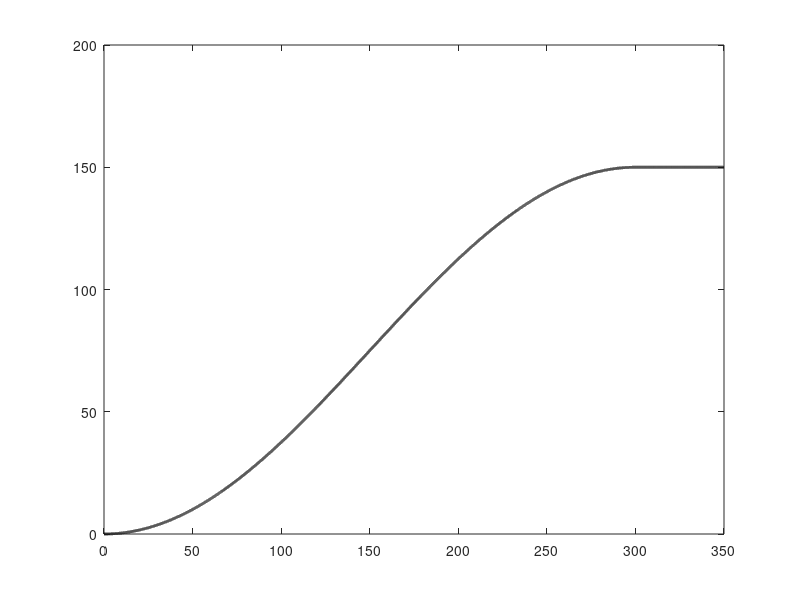

MATLAB code to generate this figure: (Note: this script raises an error after producing the figure.)
%% =========================================================
%  E-COMPRESSOR DYNAMIC TORQUE & POWER ANALYSIS
%  ---------------------------------------------------------
%  Section 4.5 — Power and Torque requirements
%
%  Spool-up from 0 → N_max = 150 000 rpm in t_spool = 0.3 s.
%  Speed profile: s-curve (sinusoidal / raised-cosine ramp).
%  Aerodynamic model: Euler turbomachinery equation (Eq. 4.6.7–4.6.9).
%  Two inertia cases (Section 4.5.2.5):
%    Case 1 — Impeller only      (I_total = I_impeller)
%    Case 2 — Impeller + 1×extra (I_total = 2 × I_impeller)
% =========================================================
 
clear; clc; close all;
 
%% ── 1. SYSTEM PARAMETERS ─────────────────────────────────
%  All values taken from Tables 1 and 2 of the thesis.
 
% Impeller geometry
r2         = 31.58e-3;           % [m]      impeller outlet radius  (Table 2)
sigma_s    = 0.8;                % [-]      slip factor             (Table 2)
 
% Inertia  (Section 4.5.2.2, Eq. 4.6.4)
I_impeller = 3.5275e-5;          % [kg·m²]  impeller inertia from CAD model
 
% Design-speed targets
N_max      = 150000;             % [rpm]    peak rotational speed   (Table 2)
omega_max  = N_max * (2*pi/60);  % [rad/s]  = 15 708 rad/s
 
% Spool-up specification
t_spool    = 0.3;                % [s]      0 → N_max  (chosen value)
 
% Steady-state aerodynamic shaft power (corrected for bearing losses)
%   The shaft power the PMSM must supply includes bearing friction.
%   Bearing efficiency η_bearing = 0.99  (Section 4.5.2.3, Eq. 4.6.10).
%   P_aero,ss below is the PMSM shaft power = P_aero / η_bearing.
eta_bearing = 0.99;              % [-]      bearing efficiency
P_aero_fluid = 42084;           % [W]      aerodynamic power delivered to fluid
P_aero_ss    = P_aero_fluid / eta_bearing;  % [W]  total shaft power incl. bearing losses
% Note: P_aero_ss ≈ 42 509 W.
 
% Known steady-state mass flow rate  (Section 4.5.2.3, Eq. 4.6.8)
m_dot_ss   = 0.2535;             % [kg/s]
 
% Time vector
dt   = 1e-5;                     % [s]   time step
t    = 0 : dt : t_spool + 0.05;  % [s]   run a little beyond spool-up
 
%% ── 2. SPEED PROFILE — S-CURVE  (Section 4.5.2.1, Eq. 4.6.5) ────────────
%
%  ω(t) = (ω_max / 2) · [1 − cos(π·t / t_spool)]   for 0 ≤ t ≤ t_spool
%  ω(t) = ω_max                                      for t  > t_spool
%
%  This is the standard sinusoidal / raised-cosine ramp used in industrial
%  servo drives; it guarantees zero acceleration at both endpoints,
%  minimising jerk and avoiding current spikes in the drive electronics.
 
omega          = zeros(size(t));
idx_ramp       = t <= t_spool;
omega(idx_ramp)  = (omega_max/2) .* (1 - cos(pi .* t(idx_ramp) ./ t_spool));
omega(~idx_ramp) = omega_max;
 
% Angular acceleration  α(t) = dω/dt  (Eq. 4.6.5)
%   Analytical expression:  α(t) = (π·ω_max)/(2·t_spool) · sin(π·t/t_spool)
%   Computed analytically inside the ramp window; forced to zero afterwards
%   to avoid numerical artefacts from the gradient function at the kink.
alpha              = zeros(size(t));
alpha(idx_ramp)    = (pi * omega_max) / (2 * t_spool) .* sin(pi .* t(idx_ramp) ./ t_spool);
% α = 0 for t > t_spool  (already initialised to zero)
 
N_rpm = omega * (60 / (2*pi));   % [rpm]  for plotting
 
%% ── 3. AERODYNAMIC TORQUE & POWER  (Section 4.5.2.3, Eq. 4.6.7–4.6.11) ──
%
%  Starting point: Euler turbomachinery equation.
%  For a radial impeller with no inlet pre-swirl (C_u1 = 0), the Euler
%  specific work is (Eq. 4.6.7):
%
%    w_Euler(ω) = σ_s · U₂(ω)² = σ_s · (ω · r₂)²          [J/kg]
%
%  Mass flow scales linearly with tip speed — constant flow coefficient
%  Φ = C_m/U₂  (Eq. 4.6.8):
%
%    ṁ(ω) = ṁ_ss · (ω / ω_max)                             [kg/s]
%
%  Aerodynamic shaft power  P = ṁ · w_Euler  (Eq. 4.6.9):
%
%    P_aero(ω) = ṁ_ss · σ_s · r₂² · ω³ / ω_max             [W]
%
%  Corrected for bearing losses  (Eq. 4.6.10):
%
%    P_motor,aero(ω) = P_aero(ω) / η_bearing
%
%  Aerodynamic torque  T = P / ω  (Eq. 4.6.11):
%
%    T_aero(ω) = ṁ_ss · σ_s · r₂² · ω² / ω_max   ∝  ω²     [N·m]
%
%  Note: the ω³ power / ω² torque results look like the fan-affinity laws
%  but are derived from Euler mechanics — valid for a compressible fluid
%  (PR = 3.2) where the affinity laws would not apply.
 
% Euler specific work cross-check
w_euler_ss_kinematic = sigma_s * (omega_max * r2)^2;  % from velocity triangles
w_euler_ss_energy    = P_aero_fluid / m_dot_ss;       % from energy balance P/m_dot
 
fprintf('=== Euler model cross-check ===\n');
fprintf('  m_dot_ss                             : %.4f  kg/s\n',  m_dot_ss);
fprintf('  w_Euler,ss  (velocity triangles)     : %.1f  J/kg\n', w_euler_ss_kinematic);
fprintf('  w_Euler,ss  (energy balance P/m_dot) : %.1f  J/kg\n', w_euler_ss_energy);
fprintf('  Discrepancy                          : %.1f %%\n',    ...
        100*abs(w_euler_ss_kinematic - w_euler_ss_energy)/w_euler_ss_energy);
fprintf('  P_aero (fluid)                       : %.1f  W\n',    P_aero_fluid);
fprintf('  P_aero,ss  (shaft incl. bearings)    : %.1f  W\n\n',  P_aero_ss);
 
% Speed-dependent aerodynamic quantities
m_dot   = m_dot_ss .* (omega ./ omega_max);                     % [kg/s]  Eq. 4.6.8
w_euler = sigma_s .* (omega .* r2).^2;                          % [J/kg]  Eq. 4.6.7
P_aero  = (m_dot .* w_euler) ./ eta_bearing;                    % [W]     Eq. 4.6.9+4.6.10
 
T_aero  = zeros(size(omega));                                    % [N·m]   Eq. 4.6.11
T_aero(omega > 0) = P_aero(omega > 0) ./ omega(omega > 0);
 
% Verify boundary condition
fprintf('=== Verification at ω_max ===\n');
fprintf('  P_aero,ss  (input)      : %.1f  W\n', P_aero_ss);
fprintf('  P_aero(ω_max) (calc)    : %.1f  W\n', P_aero(end));
fprintf('  T_aero,ss  (calc)       : %.2f  N·m\n\n', T_aero(end));
 
%% ── 4. INERTIA TORQUE — TWO CASES  (Section 4.5.2.5, Table 1) ───────────
%
%  Case 1: Impeller only          I_total = I_impeller
%  Case 2: Impeller + 1× extra    I_total = 2 × I_impeller
%           (rotor inertia ≈ I_impeller — see sensitivity study)
%
%  T_inertia(t) = I_total · α(t)   (Eq. 4.6.6)
 
I_cases = [1, 2] * I_impeller;           % [kg·m²]  total inertia per case
case_labels = {"Impeller only", ...
               "Impeller + 1\times extra rotor"};
colors  = ["#0072BD", "#D95319"];        % blue, orange — matches thesis figures
 
T_inertia = cell(1, 2);
T_total   = cell(1, 2);
P_total   = cell(1, 2);
 
fprintf('=== Peak values per inertia case ===\n');
for k = 1:2
    T_inertia{k} = I_cases(k) .* alpha;                % [N·m]  Eq. 4.6.6
    T_total{k}   = T_inertia{k} + T_aero;              % [N·m]  Eq. 4.6.12
    P_total{k}   = T_total{k}  .* omega;               % [W]    Eq. 4.6.13
 
    [pk_Ti, ~]  = max(T_inertia{k});
    [pk_Tt, ~]  = max(T_total{k});
    [pk_P,  ~]  = max(P_total{k});
 
    fprintf('  %s  (I = %.4e kg·m²)\n', case_labels{k}, I_cases(k));
    fprintf('    Peak inertia torque  : %6.2f  N·m\n', pk_Ti);
    fprintf('    Peak total torque    : %6.2f  N·m\n', pk_Tt);
    fprintf('    Peak shaft power     : %6.1f  W  (%5.1f kW)\n\n', pk_P, pk_P/1e3);
end
 
%% ── 5. PLOTS ─────────────────────────────────────────────
%  Six separate figures matching Section 4.5 of the thesis:
%    Fig 16 — Rotor speed
%    Fig 17 — Angular acceleration
%    Fig 18 — Inertia torque (two cases)
%    Fig 19 — (System sketch — not reproduced here)
%    Fig 20 — Aerodynamic (flow) torque
%    Fig 21 — Total required torque (two cases)
%    Fig 22 — Total required shaft power (two cases)
 
t_ms   = t * 1e3;                      % [ms]  time axis for all plots
xlims  = [0, (t_spool + 0.03)*1e3];   % shared x-range
FW = 560;  FH = 420;                   % figure size [px]
fsAxis  = 12;  fsTitle = 13;           % font sizes (fsTitle kept for compatibility)
fsAnnot = 12;                          % annotation font size (increased)
LW      = 2.0;                         % line width
 
% ── Fig 16 · Rotor speed ──────────────────────────────────
figure('Name','Fig 16 – Rotor speed', 'Position',[50 620 FW FH], 'Color','w');
plot(t_ms, N_rpm/1e3, 'k', 'LineWidth', LW);
hold on;
xline(t_spool*1e3, '--r', 't_{spool}', ...
      'LabelVerticalAlignment','bottom', 'FontSize', fsAxis-1);
% Annotation at t_spool
[~, idx_sp] = min(abs(t - t_spool));
plot(t_ms(idx_sp), N_rpm(idx_sp)/1e3, 'ok', 'MarkerFaceColor','k', 'MarkerSize',7);
text(t_ms(idx_sp), N_rpm(idx_sp)/1e3, ...
     sprintf('%.0f krpm  ', N_rpm(idx_sp)/1e3), ...
     'FontSize', fsAnnot, 'VerticalAlignment','bottom', 'HorizontalAlignment','right');
xlabel('Time  (ms)',    'FontSize', fsAxis);
ylabel('Speed  (krpm)', 'FontSize', fsAxis);
grid on;  box on;  set(gca,'FontSize', fsAxis);  xlim(xlims);
ylim([0, N_max/1e3 * 1.20]);   % 20% headroom above max speed
 
% ── Fig 17 · Angular acceleration ─────────────────────────
figure('Name','Fig 17 – Angular acceleration', 'Position',[630 620 FW FH], 'Color','w');
plot(t_ms, alpha/1e3, 'k', 'LineWidth', LW);
hold on;
xline(t_spool*1e3, '--r', 't_{spool}', ...
      'LabelVerticalAlignment','bottom', 'FontSize', fsAxis-1);
% Peak annotation
[pk_alpha, idx_alpha] = max(alpha);
plot(t_ms(idx_alpha), pk_alpha/1e3, 'ok', 'MarkerFaceColor','k', 'MarkerSize',7);
text(t_ms(idx_alpha), pk_alpha/1e3, ...
     sprintf('  %.1f krad/s²', pk_alpha/1e3), ...
     'FontSize', fsAnnot, 'VerticalAlignment','bottom');
xlabel('Time  (ms)',         'FontSize', fsAxis);
ylabel('\alpha  (krad/s²)',  'FontSize', fsAxis);
grid on;  box on;  set(gca,'FontSize', fsAxis);  xlim(xlims);
 
% ── Fig 18 · Inertia torque ───────────────────────────────
figure('Name','Fig 18 – Inertia torque', 'Position',[50 150 FW FH], 'Color','w');
hold on;
pk_Ti_all = zeros(1,2);
for k = 1:2
    plot(t_ms, T_inertia{k}, 'Color', colors(k), ...
         'LineWidth', LW, 'DisplayName', case_labels{k});
    [pk_Ti, idx_Ti] = max(T_inertia{k});
    pk_Ti_all(k) = pk_Ti;
    plot(t_ms(idx_Ti), pk_Ti, 'o', 'MarkerSize',7, ...
         'MarkerFaceColor', colors(k), 'MarkerEdgeColor', colors(k), ...
         'HandleVisibility','off');
    % Place label above the peak marker, inside the expanded y-axis
    text(t_ms(idx_Ti), pk_Ti, sprintf('  %.2f N·m', pk_Ti), ...
         'FontSize', fsAnnot, 'Color', colors(k), 'VerticalAlignment','bottom');
end
xline(t_spool*1e3, '--r', 't_{spool}', ...
      'LabelVerticalAlignment','bottom', 'FontSize', fsAxis-1);
xlabel('Time  (ms)',         'FontSize', fsAxis);
ylabel('T_{inertia}  (N·m)', 'FontSize', fsAxis);
grid on;  box on;  set(gca,'FontSize', fsAxis);  xlim(xlims);
ylim([0, max(pk_Ti_all) * 1.20]);   % 20% headroom so labels are never clipped
lg = legend('Location','northwest','FontSize',9,'Box','on','NumColumns',1,'Interpreter','tex');
lg.ItemTokenSize = [15, 8];
 
% ── Fig 20 · Aerodynamic torque ───────────────────────────
figure('Name','Fig 20 – Aerodynamic torque', 'Position',[630 150 FW FH], 'Color','w');
plot(t_ms, T_aero, 'Color','#7E2F8E', 'LineWidth', LW);
hold on;
xline(t_spool*1e3, '--r', 't_{spool}', ...
      'LabelVerticalAlignment','bottom', 'FontSize', fsAxis-1);
% Annotate steady-state value — placed to the LEFT of the marker to avoid right-edge clipping
plot(t_ms(idx_sp), T_aero(idx_sp), 'o', 'MarkerSize',7, ...
     'MarkerFaceColor','#7E2F8E', 'MarkerEdgeColor','#7E2F8E');
text(t_ms(idx_sp), T_aero(idx_sp), ...
     sprintf('T_{aero,ss} = %.2f N·m  ', T_aero(idx_sp)), ...
     'FontSize', fsAnnot, 'Color','#7E2F8E', ...
     'VerticalAlignment','bottom', 'HorizontalAlignment','right');
xlabel('Time  (ms)',      'FontSize', fsAxis);
ylabel('T_{aero}  (N·m)', 'FontSize', fsAxis);
grid on;  box on;  set(gca,'FontSize', fsAxis);  xlim(xlims);
ylim([0, T_aero(end) * 1.20]);   % 20% headroom
 
% ── Fig 21 · Total required torque ────────────────────────
figure('Name','Fig 21 – Total required torque', 'Position',[1210 620 FW FH], 'Color','w');
hold on;
pk_Tt_all = zeros(1,2);
for k = 1:2
    plot(t_ms, T_total{k}, 'Color', colors(k), ...
         'LineWidth', LW, 'DisplayName', case_labels{k});
    [pk_Tt, idx_Tt] = max(T_total{k});
    pk_Tt_all(k) = pk_Tt;
    plot(t_ms(idx_Tt), pk_Tt, 'o', 'MarkerSize',7, ...
         'MarkerFaceColor', colors(k), 'MarkerEdgeColor', colors(k), ...
         'HandleVisibility','off');
    % Place label above the peak marker, inside the expanded y-axis
    text(t_ms(idx_Tt), pk_Tt, sprintf('  %.2f N·m', pk_Tt), ...
         'FontSize', fsAnnot, 'Color', colors(k), 'VerticalAlignment','bottom');
end
xline(t_spool*1e3, '--r', 't_{spool}', ...
      'LabelVerticalAlignment','bottom', 'FontSize', fsAxis-1);
xlabel('Time  (ms)',       'FontSize', fsAxis);
ylabel('T_{total}  (N·m)', 'FontSize', fsAxis);
grid on;  box on;  set(gca,'FontSize', fsAxis);  xlim(xlims);
ylim([0, max(pk_Tt_all) * 1.20]);   % 20% headroom
lg = legend('Location','northwest','FontSize',9,'Box','on','NumColumns',1,'Interpreter','tex');
lg.ItemTokenSize = [15, 8];
 
% ── Fig 22 · Total required shaft power ───────────────────
figure('Name','Fig 22 – Total required shaft power', 'Position',[1210 150 FW FH], 'Color','w');
hold on;
pk_P_all = zeros(1,2);
for k = 1:2
    plot(t_ms, P_total{k}/1e3, 'Color', colors(k), ...
         'LineWidth', LW, 'DisplayName', case_labels{k});
    [pk_P, idx_P] = max(P_total{k});
    pk_P_all(k) = pk_P/1e3;
    plot(t_ms(idx_P), pk_P/1e3, 'o', 'MarkerSize',7, ...
         'MarkerFaceColor', colors(k), 'MarkerEdgeColor', colors(k), ...
         'HandleVisibility','off');
    % Place label above the peak marker, inside the expanded y-axis
    text(t_ms(idx_P), pk_P/1e3, sprintf('  %.1f kW', pk_P/1e3), ...
         'FontSize', fsAnnot, 'Color', colors(k), 'VerticalAlignment','bottom');
end
yline(P_aero_fluid/1e3, ':k', sprintf('P_{ss} (%.1f kW)', P_aero_fluid/1e3), ...
      'LabelHorizontalAlignment','left', 'FontSize', fsAxis-1);
xline(t_spool*1e3, '--r', 't_{spool}', ...
      'LabelVerticalAlignment','bottom', 'FontSize', fsAxis-1);
xlabel('Time  (ms)', 'FontSize', fsAxis);
ylabel('Power  (kW)', 'FontSize', fsAxis);
grid on;  box on;  set(gca,'FontSize', fsAxis);  xlim(xlims);
ylim([0, max(pk_P_all) * 1.20]);   % 20% headroom
lg = legend('Location','northwest','FontSize',9,'Box','on','NumColumns',1,'Interpreter','tex');
lg.ItemTokenSize = [15, 8];
 
fprintf('Done. Figures 16–18, 20–22 generated.\n');
